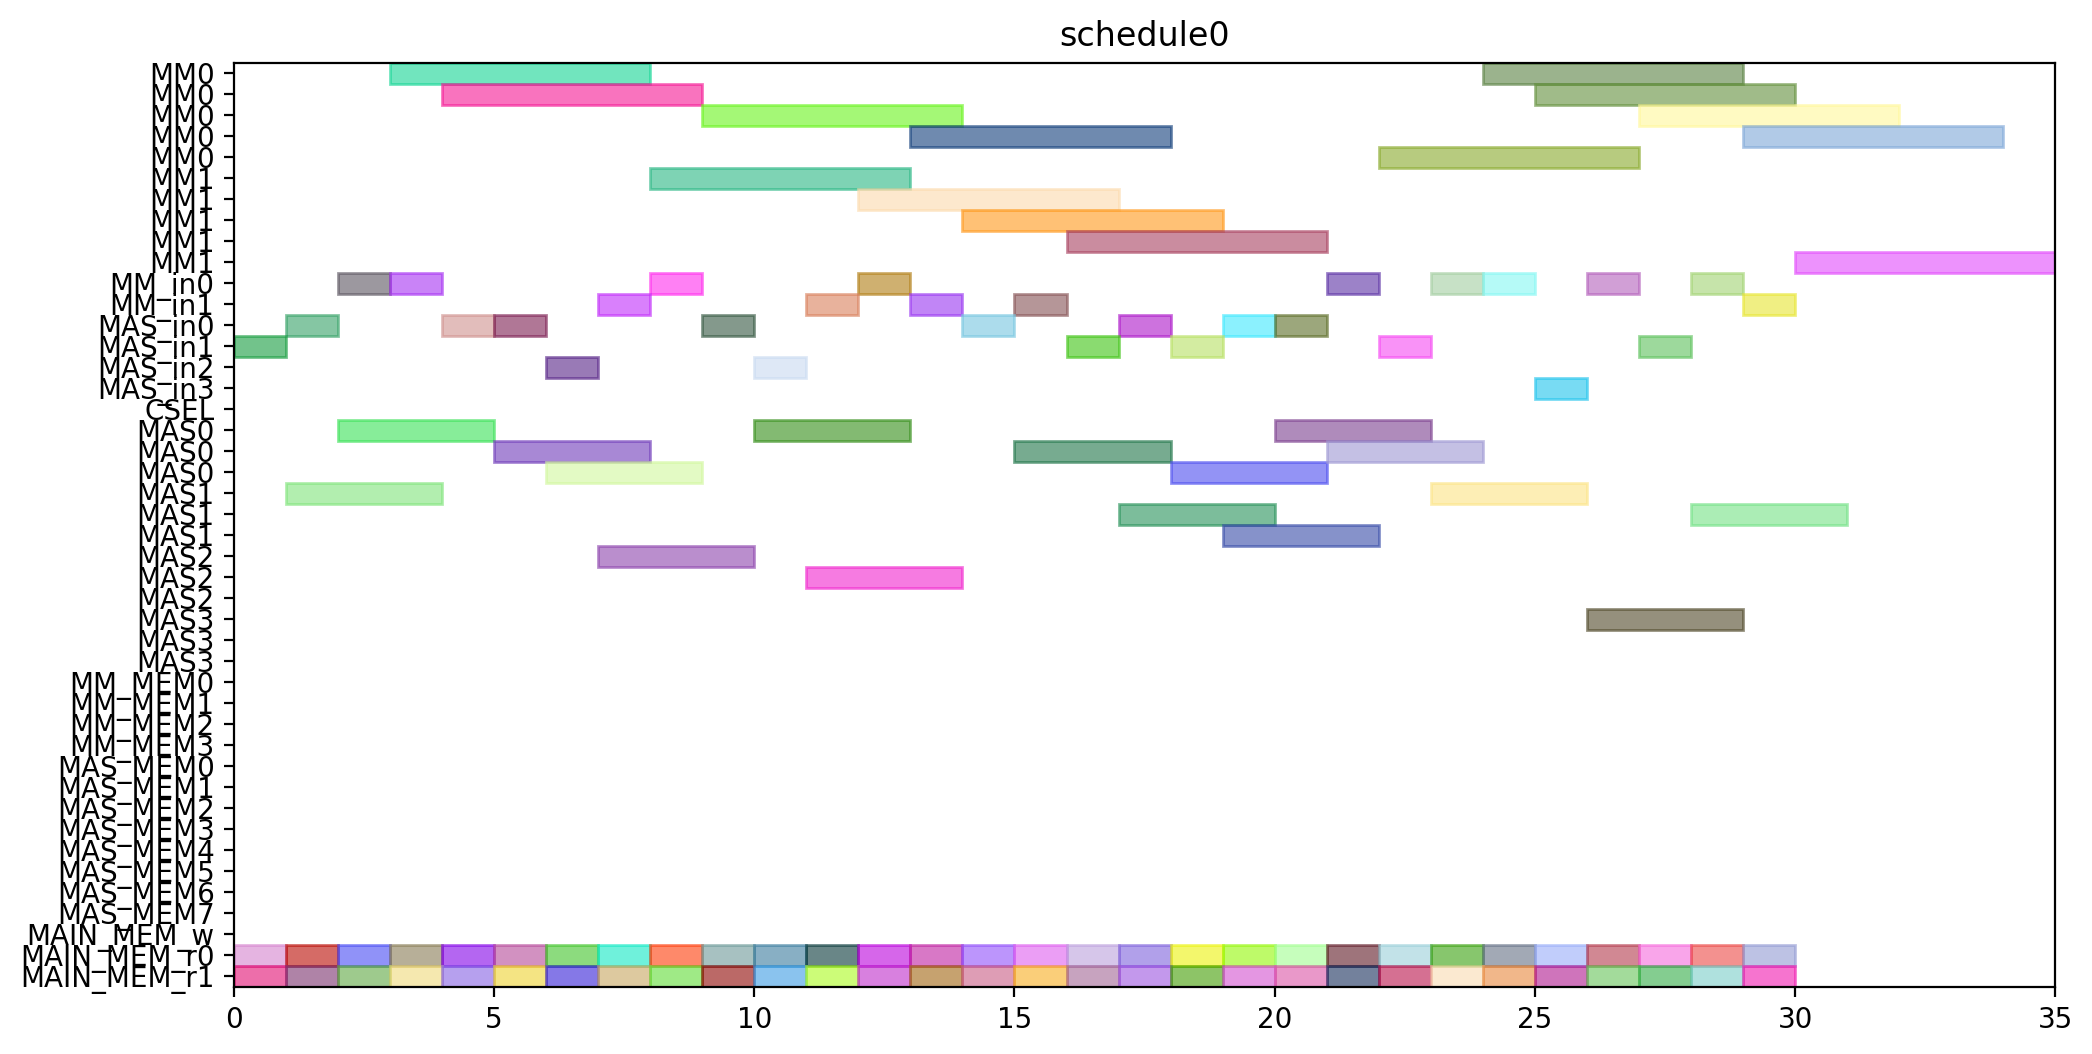

Here is the Python script that generated this plot:
from pyschedule import Scenario, solvers, plotters, alt


def solve():
	horizon = 120
	S = Scenario("schedule0", horizon=horizon)

	# resource
	MM = S.Resources('MM', num=2, size=5)
	MM_in = S.Resources('MM_in', num=2)
	MAS_in = S.Resources('MAS_in', num=4)
	CSEL = S.Resource('CSEL')
	MAS = S.Resources('MAS', num=4, size=3, periods=range(1, horizon))
	MM_MEM = S.Resources('MM_MEM', num=4)
	MAS_MEM = S.Resources('MAS_MEM', num=8)
	MAIN_MEM_w = S.Resource('MAIN_MEM_w', size=1)
	MAIN_MEM_r = S.Resources('MAIN_MEM_r', num=2)

	# result of previous scheduling

	# new tasks
	r1_t0 = S.Task('r1_t0', length=5, delay_cost=1)
	r1_t0 += alt(MM)
	r1_t0_in = S.Task('r1_t0_in', length=1, delay_cost=1)
	r1_t0_in += alt(MM_in)
	S += r1_t0_in*MM_in[0]<=r1_t0*MM[0]
	S += r1_t0_in*MM_in[1]<=r1_t0*MM[1]
	r1_t0_mem0 = S.Task('r1_t0_mem0', length=1, delay_cost=1)
	r1_t0_mem0 += MAIN_MEM_r[0]
	S += r1_t0_mem0 <= r1_t0

	r1_t0_mem1 = S.Task('r1_t0_mem1', length=1, delay_cost=1)
	r1_t0_mem1 += MAIN_MEM_r[1]
	S += r1_t0_mem1 <= r1_t0

	r1_t1 = S.Task('r1_t1', length=5, delay_cost=1)
	r1_t1 += alt(MM)
	r1_t1_in = S.Task('r1_t1_in', length=1, delay_cost=1)
	r1_t1_in += alt(MM_in)
	S += r1_t1_in*MM_in[0]<=r1_t1*MM[0]
	S += r1_t1_in*MM_in[1]<=r1_t1*MM[1]
	r1_t1_mem0 = S.Task('r1_t1_mem0', length=1, delay_cost=1)
	r1_t1_mem0 += MAIN_MEM_r[0]
	S += r1_t1_mem0 <= r1_t1

	r1_t1_mem1 = S.Task('r1_t1_mem1', length=1, delay_cost=1)
	r1_t1_mem1 += MAIN_MEM_r[1]
	S += r1_t1_mem1 <= r1_t1

	r1_t2 = S.Task('r1_t2', length=3, delay_cost=1)
	r1_t2 += alt(MAS)
	r1_t2_in = S.Task('r1_t2_in', length=1, delay_cost=1)
	r1_t2_in += alt(MAS_in)
	S += r1_t2_in*MAS_in[0]<=r1_t2*MAS[0]

	S += r1_t2_in*MAS_in[1]<=r1_t2*MAS[1]

	S += r1_t2_in*MAS_in[2]<=r1_t2*MAS[2]

	S += r1_t2_in*MAS_in[3]<=r1_t2*MAS[3]

	r1_t2_mem0 = S.Task('r1_t2_mem0', length=1, delay_cost=1)
	r1_t2_mem0 += MAIN_MEM_r[0]
	S += r1_t2_mem0 <= r1_t2

	r1_t2_mem1 = S.Task('r1_t2_mem1', length=1, delay_cost=1)
	r1_t2_mem1 += MAIN_MEM_r[1]
	S += r1_t2_mem1 <= r1_t2

	r1_t3 = S.Task('r1_t3', length=3, delay_cost=1)
	r1_t3 += alt(MAS)
	r1_t3_in = S.Task('r1_t3_in', length=1, delay_cost=1)
	r1_t3_in += alt(MAS_in)
	S += r1_t3_in*MAS_in[0]<=r1_t3*MAS[0]

	S += r1_t3_in*MAS_in[1]<=r1_t3*MAS[1]

	S += r1_t3_in*MAS_in[2]<=r1_t3*MAS[2]

	S += r1_t3_in*MAS_in[3]<=r1_t3*MAS[3]

	r1_t3_mem0 = S.Task('r1_t3_mem0', length=1, delay_cost=1)
	r1_t3_mem0 += MAIN_MEM_r[0]
	S += r1_t3_mem0 <= r1_t3

	r1_t3_mem1 = S.Task('r1_t3_mem1', length=1, delay_cost=1)
	r1_t3_mem1 += MAIN_MEM_r[1]
	S += r1_t3_mem1 <= r1_t3

	r3_t0 = S.Task('r3_t0', length=5, delay_cost=1)
	r3_t0 += alt(MM)
	r3_t0_in = S.Task('r3_t0_in', length=1, delay_cost=1)
	r3_t0_in += alt(MM_in)
	S += r3_t0_in*MM_in[0]<=r3_t0*MM[0]
	S += r3_t0_in*MM_in[1]<=r3_t0*MM[1]
	r3_t0_mem0 = S.Task('r3_t0_mem0', length=1, delay_cost=1)
	r3_t0_mem0 += MAIN_MEM_r[0]
	S += r3_t0_mem0 <= r3_t0

	r3_t0_mem1 = S.Task('r3_t0_mem1', length=1, delay_cost=1)
	r3_t0_mem1 += MAIN_MEM_r[1]
	S += r3_t0_mem1 <= r3_t0

	r3_t1 = S.Task('r3_t1', length=5, delay_cost=1)
	r3_t1 += alt(MM)
	r3_t1_in = S.Task('r3_t1_in', length=1, delay_cost=1)
	r3_t1_in += alt(MM_in)
	S += r3_t1_in*MM_in[0]<=r3_t1*MM[0]
	S += r3_t1_in*MM_in[1]<=r3_t1*MM[1]
	r3_t1_mem0 = S.Task('r3_t1_mem0', length=1, delay_cost=1)
	r3_t1_mem0 += MAIN_MEM_r[0]
	S += r3_t1_mem0 <= r3_t1

	r3_t1_mem1 = S.Task('r3_t1_mem1', length=1, delay_cost=1)
	r3_t1_mem1 += MAIN_MEM_r[1]
	S += r3_t1_mem1 <= r3_t1

	r3_t2 = S.Task('r3_t2', length=3, delay_cost=1)
	r3_t2 += alt(MAS)
	r3_t2_in = S.Task('r3_t2_in', length=1, delay_cost=1)
	r3_t2_in += alt(MAS_in)
	S += r3_t2_in*MAS_in[0]<=r3_t2*MAS[0]

	S += r3_t2_in*MAS_in[1]<=r3_t2*MAS[1]

	S += r3_t2_in*MAS_in[2]<=r3_t2*MAS[2]

	S += r3_t2_in*MAS_in[3]<=r3_t2*MAS[3]

	r3_t2_mem0 = S.Task('r3_t2_mem0', length=1, delay_cost=1)
	r3_t2_mem0 += MAIN_MEM_r[0]
	S += r3_t2_mem0 <= r3_t2

	r3_t2_mem1 = S.Task('r3_t2_mem1', length=1, delay_cost=1)
	r3_t2_mem1 += MAIN_MEM_r[1]
	S += r3_t2_mem1 <= r3_t2

	r3_t3 = S.Task('r3_t3', length=3, delay_cost=1)
	r3_t3 += alt(MAS)
	r3_t3_in = S.Task('r3_t3_in', length=1, delay_cost=1)
	r3_t3_in += alt(MAS_in)
	S += r3_t3_in*MAS_in[0]<=r3_t3*MAS[0]

	S += r3_t3_in*MAS_in[1]<=r3_t3*MAS[1]

	S += r3_t3_in*MAS_in[2]<=r3_t3*MAS[2]

	S += r3_t3_in*MAS_in[3]<=r3_t3*MAS[3]

	r3_t3_mem0 = S.Task('r3_t3_mem0', length=1, delay_cost=1)
	r3_t3_mem0 += MAIN_MEM_r[0]
	S += r3_t3_mem0 <= r3_t3

	r3_t3_mem1 = S.Task('r3_t3_mem1', length=1, delay_cost=1)
	r3_t3_mem1 += MAIN_MEM_r[1]
	S += r3_t3_mem1 <= r3_t3

	r4_t0 = S.Task('r4_t0', length=5, delay_cost=1)
	r4_t0 += alt(MM)
	r4_t0_in = S.Task('r4_t0_in', length=1, delay_cost=1)
	r4_t0_in += alt(MM_in)
	S += r4_t0_in*MM_in[0]<=r4_t0*MM[0]
	S += r4_t0_in*MM_in[1]<=r4_t0*MM[1]
	r4_t0_mem0 = S.Task('r4_t0_mem0', length=1, delay_cost=1)
	r4_t0_mem0 += MAIN_MEM_r[0]
	S += r4_t0_mem0 <= r4_t0

	r4_t0_mem1 = S.Task('r4_t0_mem1', length=1, delay_cost=1)
	r4_t0_mem1 += MAIN_MEM_r[1]
	S += r4_t0_mem1 <= r4_t0

	r4_t1 = S.Task('r4_t1', length=5, delay_cost=1)
	r4_t1 += alt(MM)
	r4_t1_in = S.Task('r4_t1_in', length=1, delay_cost=1)
	r4_t1_in += alt(MM_in)
	S += r4_t1_in*MM_in[0]<=r4_t1*MM[0]
	S += r4_t1_in*MM_in[1]<=r4_t1*MM[1]
	r4_t1_mem0 = S.Task('r4_t1_mem0', length=1, delay_cost=1)
	r4_t1_mem0 += MAIN_MEM_r[0]
	S += r4_t1_mem0 <= r4_t1

	r4_t1_mem1 = S.Task('r4_t1_mem1', length=1, delay_cost=1)
	r4_t1_mem1 += MAIN_MEM_r[1]
	S += r4_t1_mem1 <= r4_t1

	r4_t2 = S.Task('r4_t2', length=3, delay_cost=1)
	r4_t2 += alt(MAS)
	r4_t2_in = S.Task('r4_t2_in', length=1, delay_cost=1)
	r4_t2_in += alt(MAS_in)
	S += r4_t2_in*MAS_in[0]<=r4_t2*MAS[0]

	S += r4_t2_in*MAS_in[1]<=r4_t2*MAS[1]

	S += r4_t2_in*MAS_in[2]<=r4_t2*MAS[2]

	S += r4_t2_in*MAS_in[3]<=r4_t2*MAS[3]

	r4_t2_mem0 = S.Task('r4_t2_mem0', length=1, delay_cost=1)
	r4_t2_mem0 += MAIN_MEM_r[0]
	S += r4_t2_mem0 <= r4_t2

	r4_t2_mem1 = S.Task('r4_t2_mem1', length=1, delay_cost=1)
	r4_t2_mem1 += MAIN_MEM_r[1]
	S += r4_t2_mem1 <= r4_t2

	r4_t3 = S.Task('r4_t3', length=3, delay_cost=1)
	r4_t3 += alt(MAS)
	r4_t3_in = S.Task('r4_t3_in', length=1, delay_cost=1)
	r4_t3_in += alt(MAS_in)
	S += r4_t3_in*MAS_in[0]<=r4_t3*MAS[0]

	S += r4_t3_in*MAS_in[1]<=r4_t3*MAS[1]

	S += r4_t3_in*MAS_in[2]<=r4_t3*MAS[2]

	S += r4_t3_in*MAS_in[3]<=r4_t3*MAS[3]

	r4_t3_mem0 = S.Task('r4_t3_mem0', length=1, delay_cost=1)
	r4_t3_mem0 += MAIN_MEM_r[0]
	S += r4_t3_mem0 <= r4_t3

	r4_t3_mem1 = S.Task('r4_t3_mem1', length=1, delay_cost=1)
	r4_t3_mem1 += MAIN_MEM_r[1]
	S += r4_t3_mem1 <= r4_t3

	r5_t0 = S.Task('r5_t0', length=5, delay_cost=1)
	r5_t0 += alt(MM)
	r5_t0_in = S.Task('r5_t0_in', length=1, delay_cost=1)
	r5_t0_in += alt(MM_in)
	S += r5_t0_in*MM_in[0]<=r5_t0*MM[0]
	S += r5_t0_in*MM_in[1]<=r5_t0*MM[1]
	r5_t0_mem0 = S.Task('r5_t0_mem0', length=1, delay_cost=1)
	r5_t0_mem0 += MAIN_MEM_r[0]
	S += r5_t0_mem0 <= r5_t0

	r5_t0_mem1 = S.Task('r5_t0_mem1', length=1, delay_cost=1)
	r5_t0_mem1 += MAIN_MEM_r[1]
	S += r5_t0_mem1 <= r5_t0

	r5_t1 = S.Task('r5_t1', length=5, delay_cost=1)
	r5_t1 += alt(MM)
	r5_t1_in = S.Task('r5_t1_in', length=1, delay_cost=1)
	r5_t1_in += alt(MM_in)
	S += r5_t1_in*MM_in[0]<=r5_t1*MM[0]
	S += r5_t1_in*MM_in[1]<=r5_t1*MM[1]
	r5_t1_mem0 = S.Task('r5_t1_mem0', length=1, delay_cost=1)
	r5_t1_mem0 += MAIN_MEM_r[0]
	S += r5_t1_mem0 <= r5_t1

	r5_t1_mem1 = S.Task('r5_t1_mem1', length=1, delay_cost=1)
	r5_t1_mem1 += MAIN_MEM_r[1]
	S += r5_t1_mem1 <= r5_t1

	r5_t2 = S.Task('r5_t2', length=3, delay_cost=1)
	r5_t2 += alt(MAS)
	r5_t2_in = S.Task('r5_t2_in', length=1, delay_cost=1)
	r5_t2_in += alt(MAS_in)
	S += r5_t2_in*MAS_in[0]<=r5_t2*MAS[0]

	S += r5_t2_in*MAS_in[1]<=r5_t2*MAS[1]

	S += r5_t2_in*MAS_in[2]<=r5_t2*MAS[2]

	S += r5_t2_in*MAS_in[3]<=r5_t2*MAS[3]

	r5_t2_mem0 = S.Task('r5_t2_mem0', length=1, delay_cost=1)
	r5_t2_mem0 += MAIN_MEM_r[0]
	S += r5_t2_mem0 <= r5_t2

	r5_t2_mem1 = S.Task('r5_t2_mem1', length=1, delay_cost=1)
	r5_t2_mem1 += MAIN_MEM_r[1]
	S += r5_t2_mem1 <= r5_t2

	r5_t3 = S.Task('r5_t3', length=3, delay_cost=1)
	r5_t3 += alt(MAS)
	r5_t3_in = S.Task('r5_t3_in', length=1, delay_cost=1)
	r5_t3_in += alt(MAS_in)
	S += r5_t3_in*MAS_in[0]<=r5_t3*MAS[0]

	S += r5_t3_in*MAS_in[1]<=r5_t3*MAS[1]

	S += r5_t3_in*MAS_in[2]<=r5_t3*MAS[2]

	S += r5_t3_in*MAS_in[3]<=r5_t3*MAS[3]

	r5_t3_mem0 = S.Task('r5_t3_mem0', length=1, delay_cost=1)
	r5_t3_mem0 += MAIN_MEM_r[0]
	S += r5_t3_mem0 <= r5_t3

	r5_t3_mem1 = S.Task('r5_t3_mem1', length=1, delay_cost=1)
	r5_t3_mem1 += MAIN_MEM_r[1]
	S += r5_t3_mem1 <= r5_t3

	r6_t0 = S.Task('r6_t0', length=5, delay_cost=1)
	r6_t0 += alt(MM)
	r6_t0_in = S.Task('r6_t0_in', length=1, delay_cost=1)
	r6_t0_in += alt(MM_in)
	S += r6_t0_in*MM_in[0]<=r6_t0*MM[0]
	S += r6_t0_in*MM_in[1]<=r6_t0*MM[1]
	r6_t0_mem0 = S.Task('r6_t0_mem0', length=1, delay_cost=1)
	r6_t0_mem0 += MAIN_MEM_r[0]
	S += r6_t0_mem0 <= r6_t0

	r6_t0_mem1 = S.Task('r6_t0_mem1', length=1, delay_cost=1)
	r6_t0_mem1 += MAIN_MEM_r[1]
	S += r6_t0_mem1 <= r6_t0

	r6_t1 = S.Task('r6_t1', length=5, delay_cost=1)
	r6_t1 += alt(MM)
	r6_t1_in = S.Task('r6_t1_in', length=1, delay_cost=1)
	r6_t1_in += alt(MM_in)
	S += r6_t1_in*MM_in[0]<=r6_t1*MM[0]
	S += r6_t1_in*MM_in[1]<=r6_t1*MM[1]
	r6_t1_mem0 = S.Task('r6_t1_mem0', length=1, delay_cost=1)
	r6_t1_mem0 += MAIN_MEM_r[0]
	S += r6_t1_mem0 <= r6_t1

	r6_t1_mem1 = S.Task('r6_t1_mem1', length=1, delay_cost=1)
	r6_t1_mem1 += MAIN_MEM_r[1]
	S += r6_t1_mem1 <= r6_t1

	r6_t2 = S.Task('r6_t2', length=3, delay_cost=1)
	r6_t2 += alt(MAS)
	r6_t2_in = S.Task('r6_t2_in', length=1, delay_cost=1)
	r6_t2_in += alt(MAS_in)
	S += r6_t2_in*MAS_in[0]<=r6_t2*MAS[0]

	S += r6_t2_in*MAS_in[1]<=r6_t2*MAS[1]

	S += r6_t2_in*MAS_in[2]<=r6_t2*MAS[2]

	S += r6_t2_in*MAS_in[3]<=r6_t2*MAS[3]

	r6_t2_mem0 = S.Task('r6_t2_mem0', length=1, delay_cost=1)
	r6_t2_mem0 += MAIN_MEM_r[0]
	S += r6_t2_mem0 <= r6_t2

	r6_t2_mem1 = S.Task('r6_t2_mem1', length=1, delay_cost=1)
	r6_t2_mem1 += MAIN_MEM_r[1]
	S += r6_t2_mem1 <= r6_t2

	r6_t3 = S.Task('r6_t3', length=3, delay_cost=1)
	r6_t3 += alt(MAS)
	r6_t3_in = S.Task('r6_t3_in', length=1, delay_cost=1)
	r6_t3_in += alt(MAS_in)
	S += r6_t3_in*MAS_in[0]<=r6_t3*MAS[0]

	S += r6_t3_in*MAS_in[1]<=r6_t3*MAS[1]

	S += r6_t3_in*MAS_in[2]<=r6_t3*MAS[2]

	S += r6_t3_in*MAS_in[3]<=r6_t3*MAS[3]

	r6_t3_mem0 = S.Task('r6_t3_mem0', length=1, delay_cost=1)
	r6_t3_mem0 += MAIN_MEM_r[0]
	S += r6_t3_mem0 <= r6_t3

	r6_t3_mem1 = S.Task('r6_t3_mem1', length=1, delay_cost=1)
	r6_t3_mem1 += MAIN_MEM_r[1]
	S += r6_t3_mem1 <= r6_t3

	r9_t2 = S.Task('r9_t2', length=3, delay_cost=1)
	r9_t2 += alt(MAS)
	r9_t2_in = S.Task('r9_t2_in', length=1, delay_cost=1)
	r9_t2_in += alt(MAS_in)
	S += r9_t2_in*MAS_in[0]<=r9_t2*MAS[0]

	S += r9_t2_in*MAS_in[1]<=r9_t2*MAS[1]

	S += r9_t2_in*MAS_in[2]<=r9_t2*MAS[2]

	S += r9_t2_in*MAS_in[3]<=r9_t2*MAS[3]

	r9_t2_mem0 = S.Task('r9_t2_mem0', length=1, delay_cost=1)
	r9_t2_mem0 += MAIN_MEM_r[0]
	S += r9_t2_mem0 <= r9_t2

	r9_t2_mem1 = S.Task('r9_t2_mem1', length=1, delay_cost=1)
	r9_t2_mem1 += MAIN_MEM_r[1]
	S += r9_t2_mem1 <= r9_t2

	r12_t0 = S.Task('r12_t0', length=5, delay_cost=1)
	r12_t0 += alt(MM)
	r12_t0_in = S.Task('r12_t0_in', length=1, delay_cost=1)
	r12_t0_in += alt(MM_in)
	S += r12_t0_in*MM_in[0]<=r12_t0*MM[0]
	S += r12_t0_in*MM_in[1]<=r12_t0*MM[1]
	r12_t0_mem0 = S.Task('r12_t0_mem0', length=1, delay_cost=1)
	r12_t0_mem0 += MAIN_MEM_r[0]
	S += r12_t0_mem0 <= r12_t0

	r12_t0_mem1 = S.Task('r12_t0_mem1', length=1, delay_cost=1)
	r12_t0_mem1 += MAIN_MEM_r[1]
	S += r12_t0_mem1 <= r12_t0

	r12_t1 = S.Task('r12_t1', length=5, delay_cost=1)
	r12_t1 += alt(MM)
	r12_t1_in = S.Task('r12_t1_in', length=1, delay_cost=1)
	r12_t1_in += alt(MM_in)
	S += r12_t1_in*MM_in[0]<=r12_t1*MM[0]
	S += r12_t1_in*MM_in[1]<=r12_t1*MM[1]
	r12_t1_mem0 = S.Task('r12_t1_mem0', length=1, delay_cost=1)
	r12_t1_mem0 += MAIN_MEM_r[0]
	S += r12_t1_mem0 <= r12_t1

	r12_t1_mem1 = S.Task('r12_t1_mem1', length=1, delay_cost=1)
	r12_t1_mem1 += MAIN_MEM_r[1]
	S += r12_t1_mem1 <= r12_t1

	r12_t2 = S.Task('r12_t2', length=3, delay_cost=1)
	r12_t2 += alt(MAS)
	r12_t2_in = S.Task('r12_t2_in', length=1, delay_cost=1)
	r12_t2_in += alt(MAS_in)
	S += r12_t2_in*MAS_in[0]<=r12_t2*MAS[0]

	S += r12_t2_in*MAS_in[1]<=r12_t2*MAS[1]

	S += r12_t2_in*MAS_in[2]<=r12_t2*MAS[2]

	S += r12_t2_in*MAS_in[3]<=r12_t2*MAS[3]

	r12_t2_mem0 = S.Task('r12_t2_mem0', length=1, delay_cost=1)
	r12_t2_mem0 += MAIN_MEM_r[0]
	S += r12_t2_mem0 <= r12_t2

	r12_t2_mem1 = S.Task('r12_t2_mem1', length=1, delay_cost=1)
	r12_t2_mem1 += MAIN_MEM_r[1]
	S += r12_t2_mem1 <= r12_t2

	r12_t3 = S.Task('r12_t3', length=3, delay_cost=1)
	r12_t3 += alt(MAS)
	r12_t3_in = S.Task('r12_t3_in', length=1, delay_cost=1)
	r12_t3_in += alt(MAS_in)
	S += r12_t3_in*MAS_in[0]<=r12_t3*MAS[0]

	S += r12_t3_in*MAS_in[1]<=r12_t3*MAS[1]

	S += r12_t3_in*MAS_in[2]<=r12_t3*MAS[2]

	S += r12_t3_in*MAS_in[3]<=r12_t3*MAS[3]

	r12_t3_mem0 = S.Task('r12_t3_mem0', length=1, delay_cost=1)
	r12_t3_mem0 += MAIN_MEM_r[0]
	S += r12_t3_mem0 <= r12_t3

	r12_t3_mem1 = S.Task('r12_t3_mem1', length=1, delay_cost=1)
	r12_t3_mem1 += MAIN_MEM_r[1]
	S += r12_t3_mem1 <= r12_t3

	r13_t0 = S.Task('r13_t0', length=5, delay_cost=1)
	r13_t0 += alt(MM)
	r13_t0_in = S.Task('r13_t0_in', length=1, delay_cost=1)
	r13_t0_in += alt(MM_in)
	S += r13_t0_in*MM_in[0]<=r13_t0*MM[0]
	S += r13_t0_in*MM_in[1]<=r13_t0*MM[1]
	r13_t0_mem0 = S.Task('r13_t0_mem0', length=1, delay_cost=1)
	r13_t0_mem0 += MAIN_MEM_r[0]
	S += r13_t0_mem0 <= r13_t0

	r13_t0_mem1 = S.Task('r13_t0_mem1', length=1, delay_cost=1)
	r13_t0_mem1 += MAIN_MEM_r[1]
	S += r13_t0_mem1 <= r13_t0

	r13_t1 = S.Task('r13_t1', length=5, delay_cost=1)
	r13_t1 += alt(MM)
	r13_t1_in = S.Task('r13_t1_in', length=1, delay_cost=1)
	r13_t1_in += alt(MM_in)
	S += r13_t1_in*MM_in[0]<=r13_t1*MM[0]
	S += r13_t1_in*MM_in[1]<=r13_t1*MM[1]
	r13_t1_mem0 = S.Task('r13_t1_mem0', length=1, delay_cost=1)
	r13_t1_mem0 += MAIN_MEM_r[0]
	S += r13_t1_mem0 <= r13_t1

	r13_t1_mem1 = S.Task('r13_t1_mem1', length=1, delay_cost=1)
	r13_t1_mem1 += MAIN_MEM_r[1]
	S += r13_t1_mem1 <= r13_t1

	r13_t2 = S.Task('r13_t2', length=3, delay_cost=1)
	r13_t2 += alt(MAS)
	r13_t2_in = S.Task('r13_t2_in', length=1, delay_cost=1)
	r13_t2_in += alt(MAS_in)
	S += r13_t2_in*MAS_in[0]<=r13_t2*MAS[0]

	S += r13_t2_in*MAS_in[1]<=r13_t2*MAS[1]

	S += r13_t2_in*MAS_in[2]<=r13_t2*MAS[2]

	S += r13_t2_in*MAS_in[3]<=r13_t2*MAS[3]

	r13_t2_mem0 = S.Task('r13_t2_mem0', length=1, delay_cost=1)
	r13_t2_mem0 += MAIN_MEM_r[0]
	S += r13_t2_mem0 <= r13_t2

	r13_t2_mem1 = S.Task('r13_t2_mem1', length=1, delay_cost=1)
	r13_t2_mem1 += MAIN_MEM_r[1]
	S += r13_t2_mem1 <= r13_t2

	r13_t3 = S.Task('r13_t3', length=3, delay_cost=1)
	r13_t3 += alt(MAS)
	r13_t3_in = S.Task('r13_t3_in', length=1, delay_cost=1)
	r13_t3_in += alt(MAS_in)
	S += r13_t3_in*MAS_in[0]<=r13_t3*MAS[0]

	S += r13_t3_in*MAS_in[1]<=r13_t3*MAS[1]

	S += r13_t3_in*MAS_in[2]<=r13_t3*MAS[2]

	S += r13_t3_in*MAS_in[3]<=r13_t3*MAS[3]

	r13_t3_mem0 = S.Task('r13_t3_mem0', length=1, delay_cost=1)
	r13_t3_mem0 += MAIN_MEM_r[0]
	S += r13_t3_mem0 <= r13_t3

	r13_t3_mem1 = S.Task('r13_t3_mem1', length=1, delay_cost=1)
	r13_t3_mem1 += MAIN_MEM_r[1]
	S += r13_t3_mem1 <= r13_t3

	r16_t3 = S.Task('r16_t3', length=3, delay_cost=1)
	r16_t3 += alt(MAS)
	r16_t3_in = S.Task('r16_t3_in', length=1, delay_cost=1)
	r16_t3_in += alt(MAS_in)
	S += r16_t3_in*MAS_in[0]<=r16_t3*MAS[0]

	S += r16_t3_in*MAS_in[1]<=r16_t3*MAS[1]

	S += r16_t3_in*MAS_in[2]<=r16_t3*MAS[2]

	S += r16_t3_in*MAS_in[3]<=r16_t3*MAS[3]

	r16_t3_mem0 = S.Task('r16_t3_mem0', length=1, delay_cost=1)
	r16_t3_mem0 += MAIN_MEM_r[0]
	S += r16_t3_mem0 <= r16_t3

	r16_t3_mem1 = S.Task('r16_t3_mem1', length=1, delay_cost=1)
	r16_t3_mem1 += MAIN_MEM_r[1]
	S += r16_t3_mem1 <= r16_t3

	solvers.mip.solve(S,msg=1,kind='CPLEX',ratio_gap=1.01)

	solution = [['hoge']*len(S.solution()[1]) for i in range(len(S.solution()))]
	for i in range(len(S.solution())):
		for j in range(len(S.solution()[i])):
			solution[i][j]=str(S.solution()[i][j])
	print(solution)

	cycles = int(solution[-1][3])

	pic_file_name = "/mnt/rose/usr1/fukuda/ABE/multiRAM_multiMAS_16mux/scheduling_result/stage5MM2_stage3MAS4/EP2_YRECOVER/schedule0.png"
	if(S.solution() != []):
		plotters.matplotlib.plot(S,img_filename=pic_file_name, show_task_labels=False, fig_size=(cycles*0.25+3, 6))

	return solution
